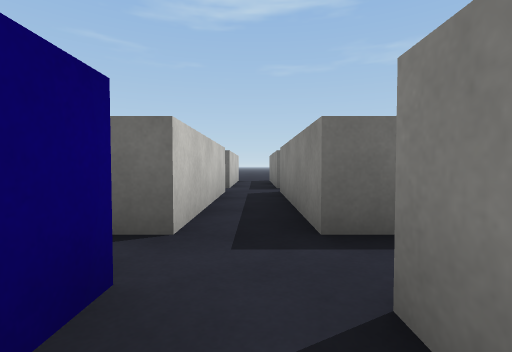
[1] (above)

17 first-person views from a walk through a Unity game level. The camera is 0.58 m above the floor, tilts 2° down and sees 85° across. The floor is counted in squares, 1 m on a side. Each view is taken from the middle of a square. On the plan, view 1 faces up. The plan holds only what a view shows up to about 9 squares ahead; the rest is blank. The place goes on beyond the plan. Surface patterns are stand-ins for the level's own textures.

[2]
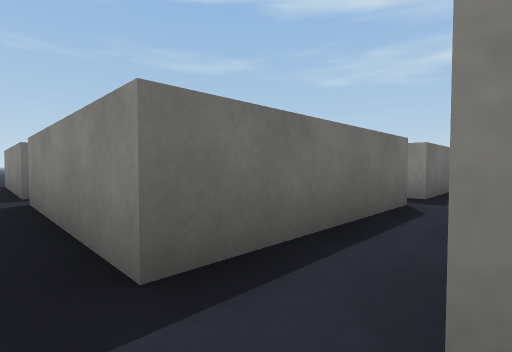

[3]
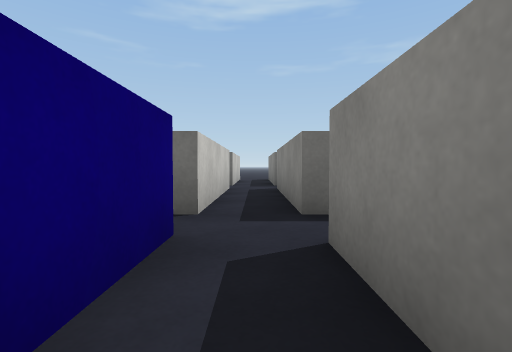

[4]
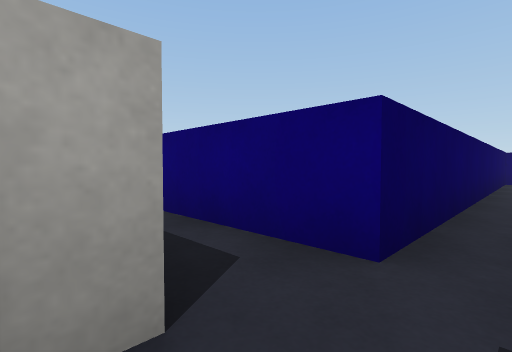

[5]
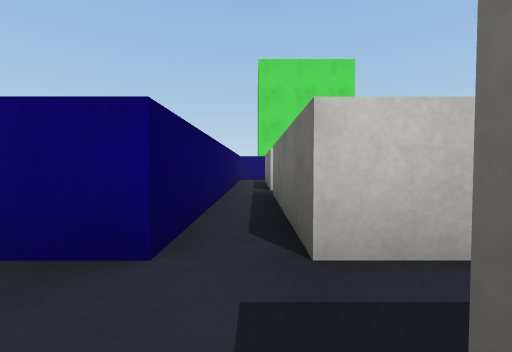

[6]
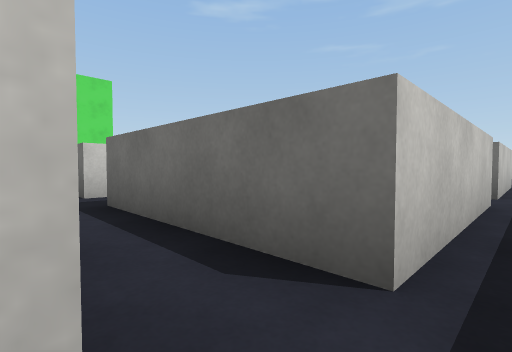

[7]
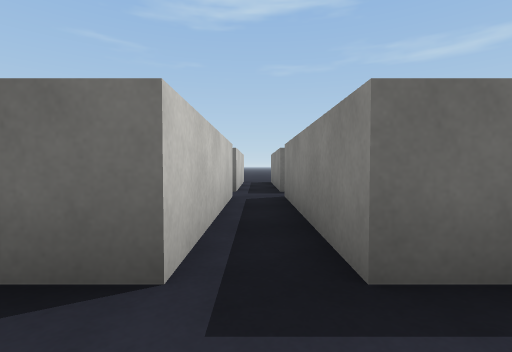

[8]
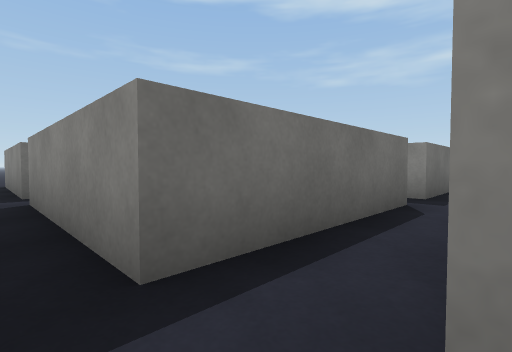

[9]
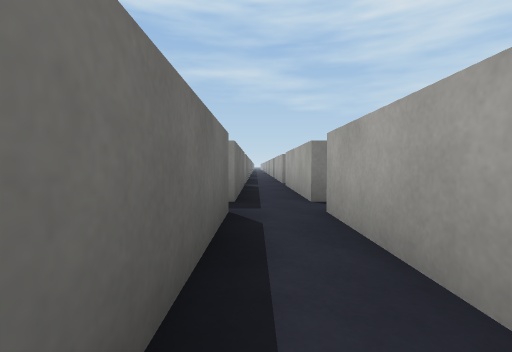

[10]
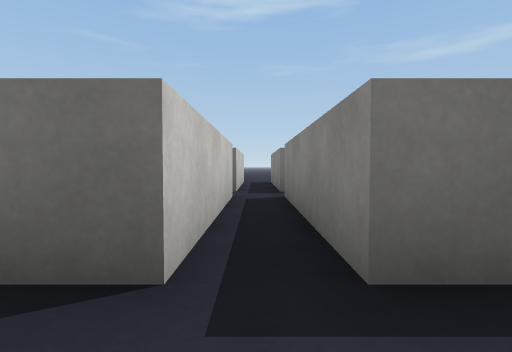

[11]
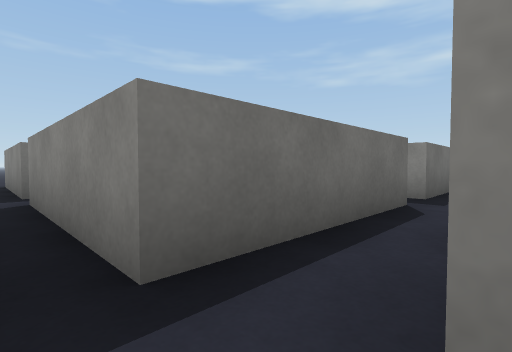

[12]
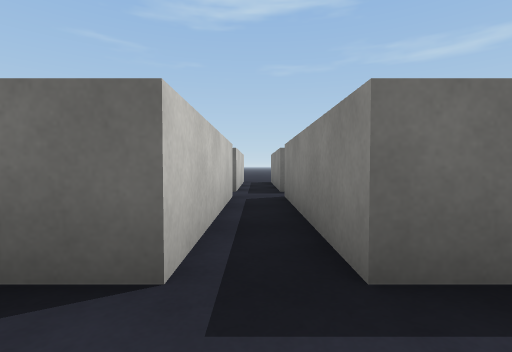

[13]
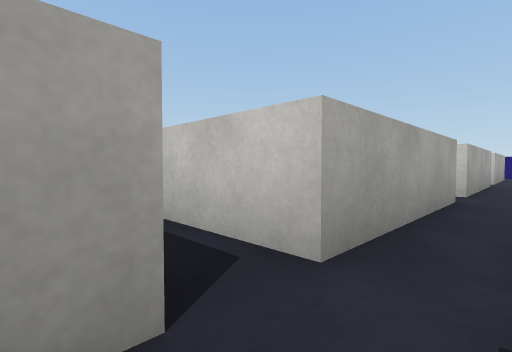

[14]
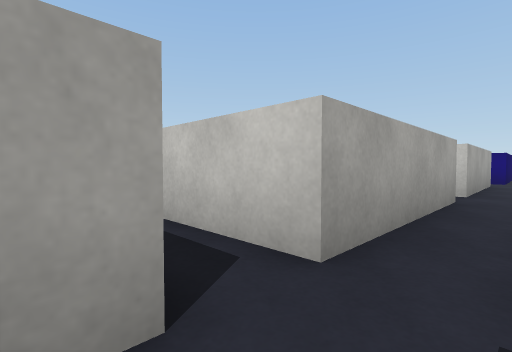

[15]
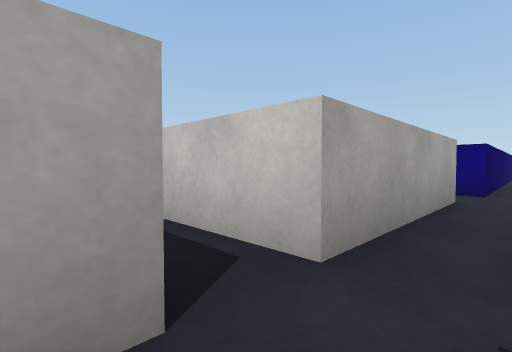

[16]
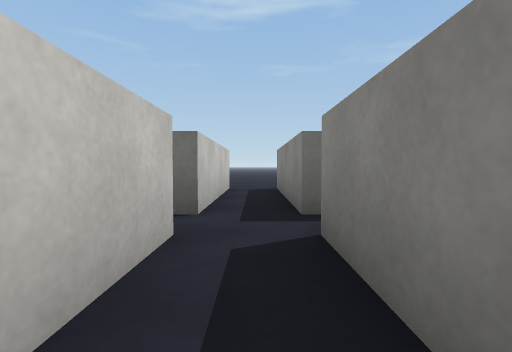

[17]
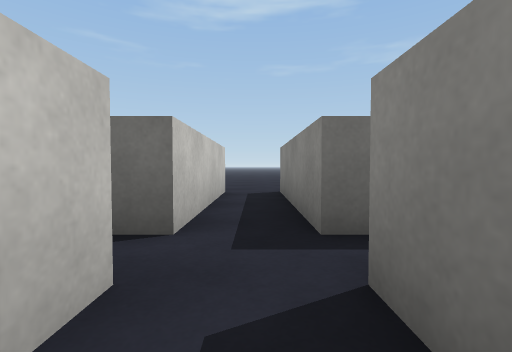

### Floor plan
Points are (right, up) in squares from view 1. A wall is a line through its corners. A room is listed if a view was taken in it or the views show most of it. See-through windows are left out.
Room 1 (views 1, 2, 3)
walls: (0.6, -0.5) (0.6, 1.1); (-0.7, 1.4) (-0.7, -1.5)
ways out: opening at (0, 2) to room 2
Room 2 (views 4, 5, 16, 17)
walls: (0.6, 1.1) (4.6, 1.1); (-0.7, 6.4) (-0.7, 2.3); (4.6, 2.3) (0.6, 2.3) (0.6, 6.4)
ways out: opening at (0, 2) to room 1; opening at (4, 2) to room 4; opening at (-1, 2); opening at (0, 6)
Room 3 (views 6, 7, 8)
walls: (4.6, 1.1) (4.6, -1)
ways out: opening at (5, 1) to room 4
Room 4 (views 9, 15)
walls: (5.5, 1.1) (9.5, 1.1); (4.6, 6.4) (4.6, 2.3); (9.5, 2.3) (5.6, 2.3) (5.6, 6.4)
ways out: opening at (4, 2) to room 2; opening at (5, 1) to room 3; opening at (9, 2) to room 8; opening at (5, 6)
Room 5 (views 10, 11)
walls: (9.5, 1.1) (9.5, -1)
ways out: opening at (10, 1) to room 8
Room 6 (view 12)
walls: (14.5, 1.1) (14.5, -1)
ways out: opening at (15, 1) to room 7
Room 7 (view 13)
walls: (15.5, 1.1) (16, 1.1); (17.5, 2.3) (15.6, 2.3) (15.6, 6.4); (14.5, 6.4) (14.5, 2.3)
ways out: opening at (15, 1) to room 6; opening at (14, 2) to room 8; opening at (15, 6) to room 9
Room 8 (view 14)
walls: (10.5, 1.1) (14.5, 1.1); (9.5, 6.4) (9.5, 2.3); (14.5, 2.3) (10.6, 2.3) (10.6, 6.4)
ways out: opening at (9, 2) to room 4; opening at (10, 1) to room 5; opening at (14, 2) to room 7; opening at (10, 6)
Room 9 (no view inside)
walls: (15.6, 7.2) (15.6, 10); (14.5, 9.5) (14.5, 7.2)
ways out: opening at (15, 6) to room 7

Where each view was taken, in squares from view 1:
view 1: 0 up, 0 right, facing up
view 2: 1 up, 0 right, facing up-right
view 3: 1 down, 0 right, facing up
view 4: 2 up, 1 right, facing down-left
view 5: 2 up, 1 right, facing left
view 6: 1 up, 5 right, facing up-left
view 7: 1 up, 5 right, facing up
view 8: 1 up, 5 right, facing up-right
view 9: 2 up, 6 right, facing right
view 10: 1 up, 10 right, facing up
view 11: 1 up, 10 right, facing up-right
view 12: 1 up, 15 right, facing up
view 13: 2 up, 16 right, facing down-left
view 14: 2 up, 11 right, facing down-left
view 15: 2 up, 6 right, facing down-left
view 16: 4 up, 0 right, facing up
view 17: 5 up, 0 right, facing up
